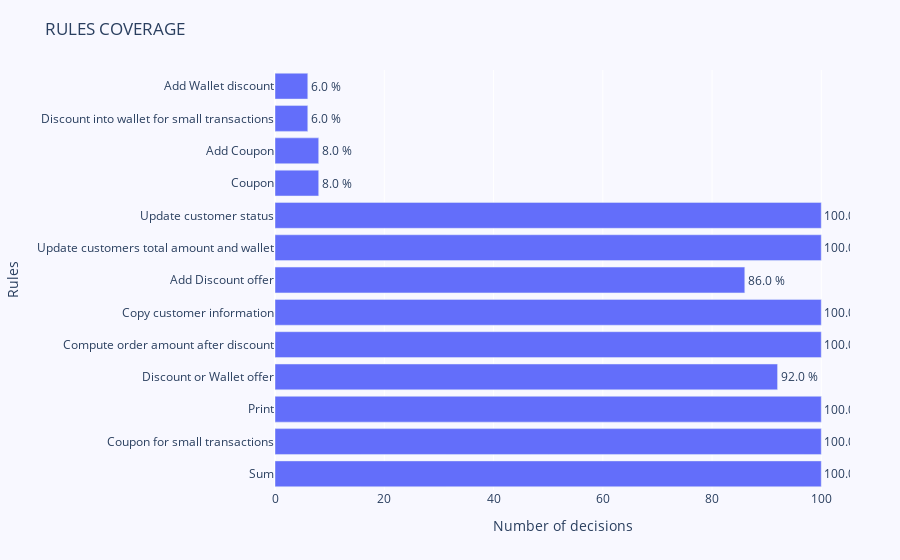

Source (notebook cell):
### Markdown cell above
### 4.4 Rule coverage bar graph <a class="anchor" id="section4_4"></a>

This view show all executed rules with its execution percentage. The rule coverage empowers business users to check if the statistics of rule execution match their expectations and hypothesis when applied to the applications, and data in general.

### Code cell
fig = go.Figure(go.Bar(
            x=rules_coverage["Count"],
            y=rules_coverage["Rule"],
            text=[f'{item} %' for item in rules_coverage['Percentage']],
            textposition="outside",
            hovertemplate="<b>%{y}</b><br><b>Count:</b> %{x}<br><b>Percentage:</b> %{text}<extra></extra>",
            orientation='h'))

fig.update_xaxes(title_text='Number of decisions')
fig.update_yaxes(title_text='Rules')

fig.update_layout(
    title='RULES COVERAGE',
    legend=dict(x=0.029, y=1.038, font_size=10),
    margin=dict(l=100, r=50, t=70, b=70),
    height=700,
    paper_bgcolor='rgb(248, 248, 255)',
    plot_bgcolor='rgb(248, 248, 255)',
)
fig.show()

### Figure 1 — Plotly figure (JSON) as saved in the notebook; plotly's stock layout.template omitted (floating-point values rounded to 4 significant figures)
{"data": [{"hovertemplate": "<b>%{y}</b><br><b>Count:</b> %{x}<br><b>Percentage:</b> %{text}<extra></extra>", "orientation": "h", "text": ["100.0 %", "100.0 %", "100.0 %", "92.0 %", "100.0 %", "100.0 %", "86.0 %", "100.0 %", "100.0 %", "8.0 %", "8.0 %", "6.0 %", "6.0 %"], "textposition": "outside", "type": "bar", "x": [100, 100, 100, 92, 100, 100, 86, 100, 100, 8, 8, 6, 6], "y": ["Sum", "Coupon for small transactions", "Print", "Discount or Wallet offer", "Compute order amount after discount", "Copy customer information", "Add Discount offer", "Update customers total amount and wallet", "Update customer status", "Coupon", "Add Coupon", "Discount into wallet for small transactions", "Add Wallet discount"]}], "layout": {"autosize": true, "legend": {"font": {"size": 10}, "x": 0.029, "y": 1.038}, "margin": {"b": 70, "l": 100, "r": 50, "t": 70}, "paper_bgcolor": "rgb(248, 248, 255)", "plot_bgcolor": "rgb(248, 248, 255)", "title": {"text": "RULES COVERAGE"}, "xaxis": {"autorange": true, "range": [0, 105.3], "title": {"text": "Number of decisions"}, "type": "linear"}, "yaxis": {"autorange": true, "range": [-0.5, 12.5], "title": {"text": "Rules"}, "type": "category"}}}
